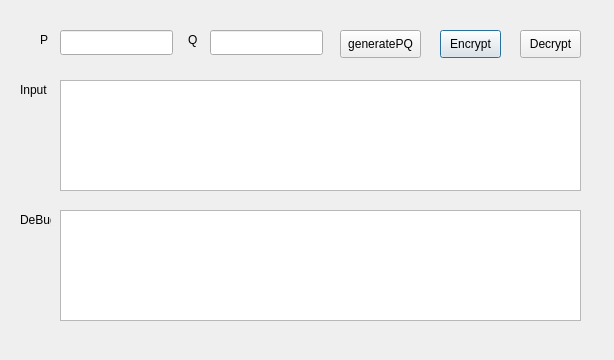
<?xml version="1.0" encoding="UTF-8"?>
<ui version="4.0">
 <class>RSA</class>
 <widget class="QDialog" name="RSA">
  <property name="geometry">
   <rect>
    <x>0</x>
    <y>0</y>
    <width>614</width>
    <height>360</height>
   </rect>
  </property>
  <property name="windowTitle">
   <string>Dialog</string>
  </property>
  <widget class="QTextEdit" name="outputEdit">
   <property name="geometry">
    <rect>
     <x>60</x>
     <y>210</y>
     <width>521</width>
     <height>111</height>
    </rect>
   </property>
  </widget>
  <widget class="QPushButton" name="Encrypt">
   <property name="geometry">
    <rect>
     <x>440</x>
     <y>30</y>
     <width>61</width>
     <height>28</height>
    </rect>
   </property>
   <property name="text">
    <string>Encrypt</string>
   </property>
  </widget>
  <widget class="QLineEdit" name="inputPLineEdit">
   <property name="geometry">
    <rect>
     <x>60</x>
     <y>30</y>
     <width>113</width>
     <height>25</height>
    </rect>
   </property>
  </widget>
  <widget class="QLabel" name="label">
   <property name="geometry">
    <rect>
     <x>40</x>
     <y>30</y>
     <width>16</width>
     <height>20</height>
    </rect>
   </property>
   <property name="text">
    <string>P</string>
   </property>
  </widget>
  <widget class="QLabel" name="label_2">
   <property name="geometry">
    <rect>
     <x>188</x>
     <y>30</y>
     <width>16</width>
     <height>20</height>
    </rect>
   </property>
   <property name="text">
    <string>Q</string>
   </property>
  </widget>
  <widget class="QLineEdit" name="inputQLineEdit">
   <property name="geometry">
    <rect>
     <x>210</x>
     <y>30</y>
     <width>113</width>
     <height>25</height>
    </rect>
   </property>
  </widget>
  <widget class="QLabel" name="label_3">
   <property name="geometry">
    <rect>
     <x>20</x>
     <y>210</y>
     <width>31</width>
     <height>19</height>
    </rect>
   </property>
   <property name="text">
    <string>DeBug</string>
   </property>
  </widget>
  <widget class="QPushButton" name="setPQ">
   <property name="geometry">
    <rect>
     <x>340</x>
     <y>30</y>
     <width>81</width>
     <height>28</height>
    </rect>
   </property>
   <property name="text">
    <string>generatePQ</string>
   </property>
  </widget>
  <widget class="QLabel" name="label_4">
   <property name="geometry">
    <rect>
     <x>20</x>
     <y>80</y>
     <width>31</width>
     <height>19</height>
    </rect>
   </property>
   <property name="text">
    <string>Input</string>
   </property>
  </widget>
  <widget class="QTextEdit" name="InputEdit">
   <property name="geometry">
    <rect>
     <x>60</x>
     <y>80</y>
     <width>521</width>
     <height>111</height>
    </rect>
   </property>
  </widget>
  <widget class="QPushButton" name="Decrypt">
   <property name="geometry">
    <rect>
     <x>520</x>
     <y>30</y>
     <width>61</width>
     <height>28</height>
    </rect>
   </property>
   <property name="text">
    <string>Decrypt</string>
   </property>
  </widget>
 </widget>
 <resources/>
 <connections/>
</ui>
